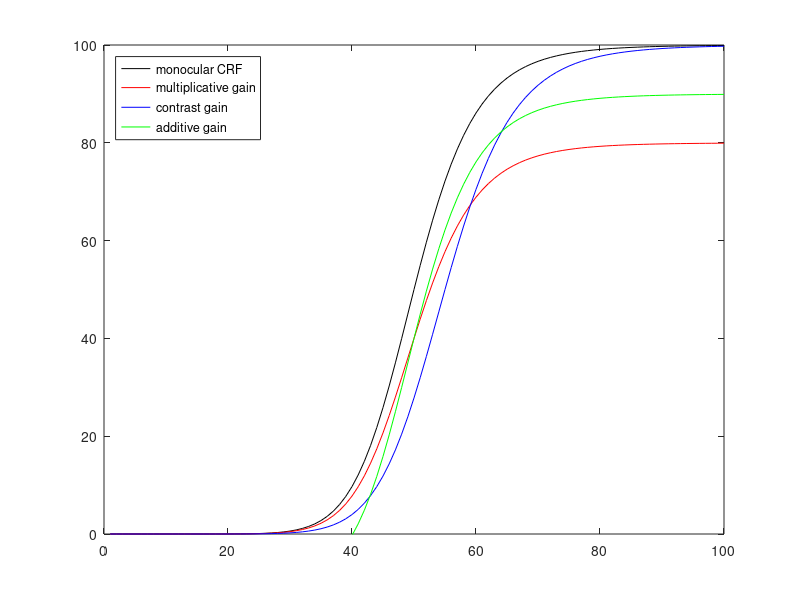

MATLAB code for this plot:
% NAKA RUSHTON FUNCTION
% from: http://docs.psychtoolbox.org/ComputeNakaRushton
% http://jn.physiology.org/content/114/4/2087.long

Gr = 100; %multiplicative response gain factor (=highest response amplitude)
Gc = 50;  %normalization pool (determines x position)
q = 10;   %exponent that determines rise and saturation
s = 0;    %exponent that determines rise and saturation
b = 0;    %baseline offset w/o stim

clear Rc
clear mRc
for c=1:100 
    %compute response Rc for each conrast level c:  
    Rc(c) = Gr*[c^(q+s)]/[c^q + Gc^q]+b; 
    
    %compute multiplicative gain prediction
    Grm = 80;
    mRc(c) = Grm*[c^(q+s)]/[c^q + Gc^q]+b;
    
    %compute contrast-gain prediction
    cGc = 55;
    cRc(c) = Gr*[c^(q+s)]/[c^q + cGc^q]+b;
    
    %compute additive gain prediction
    ab = -10;
    aRc(c) = Gr*[c^(q+s)]/[c^q + Gc^q]+ab;
end

figure(1),clf
plot([1:100],Rc,'k')
hold on
plot([1:100],mRc,'r')
plot([1:100],cRc,'b')
plot([1:100],aRc,'g')
ylim([0 100])
legend('monocular CRF','multiplicative gain','contrast gain',...
    'additive gain','Location','NorthWest')


